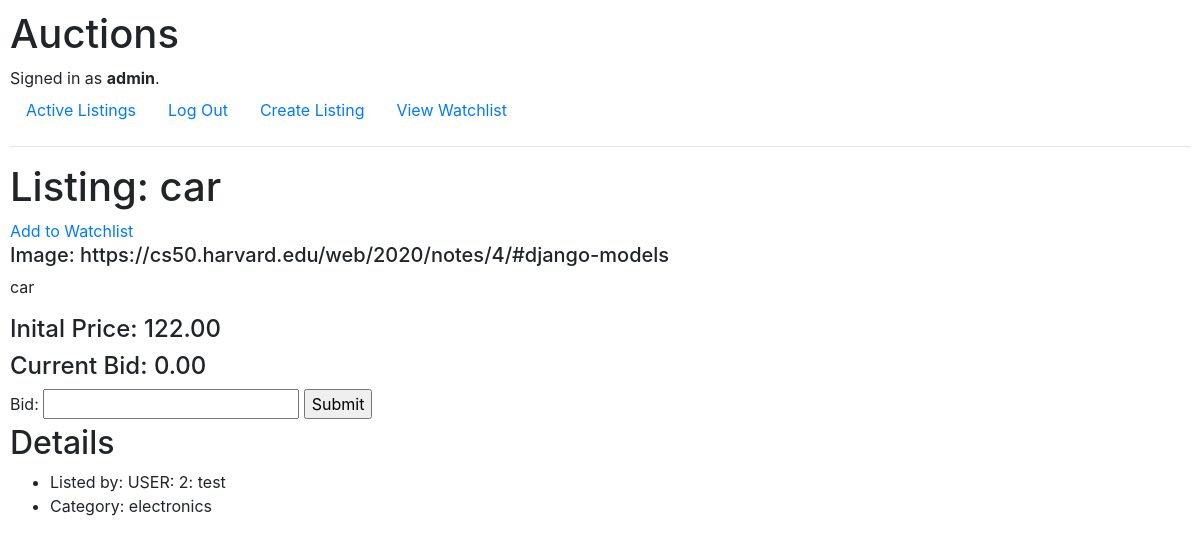
The app's page /open_listing/2/ (signed in) with its own data.
### auctions/models.py (models this page shows, shortened)
class User(AbstractUser):
    def __str__(self):
        return f"USER: {self.id}: {self.username}"

class Listing(models.Model):
    author = models.ForeignKey(User, on_delete=models.CASCADE)
    name = models.CharField(max_length=64)
    desc = models.CharField(max_length=250, default='DESCRIPTION')
    startPrice = models.DecimalField(decimal_places=2, max_digits=6)
    curBid = models.DecimalField(decimal_places=2, max_digits=6)
    active = models.BooleanField(default='TRUE')
    imgURL = models.URLField(blank=True, default='')
    cat = models.CharField(max_length=1, choices=categories, blank=True, default='')

### auctions/views.py (the view)
# urls.py: path("open_listing/<int:listid>/", views.open_listing, name="open_listing"),
def open_listing(request, listid):
    target = None
    if isinstance(listid, Listing):
        target = listid
    else:
        try:
            target = Listing.objects.get(id=listid)
        except Listing.DoesNotExist:
            messages.error(request,'ERROR: Listing not Found.')
            return redirect("open_listing", listid=listid)
    author = request.user
    try:
        watchlist_entry = Watchlist.objects.get(author=author, listing=target)
        watchlisted = True
    except Watchlist.DoesNotExist:
        watchlisted = False
    if target.author == author:
        owner = True
    return render(request, "auctions/open.html", {
        "listID": target.id,
        "name": target.name,
        "imgURL": target.imgURL,
        "startPrice": target.startPrice,
        "curBid": target.curBid,
        "author": target.author,
        "cat": target.get_cat_display,
        "form": OpenBidForm(),
        "watchlisted": watchlisted,
    })

### auctions/views.py
class OpenBidForm(forms.Form):
    bid = forms.DecimalField(label='Bid', decimal_places=2, max_digits=6)

### auctions/templates/auctions/open.html (shortened to what this page needs)
{% extends "auctions/layout.html" %}
{% block body %}
    <h1>Listing: {{name}}</h1>
    {% if watchlisted  %}
        <a href="{% url 'rmWatchlist' listid=listID %}">Remove from Watchlist</a>
    {% else %}
        <a href="{% url 'addWatchlist' listid=listID %}">Add to Watchlist</a>
    {% endif %}
    <h5>Image: {{imgURL}}</h3>
    <p>{{name}}</p>
    <h4>Inital Price: {{startPrice}}</h2>
    <h4>Current Bid: {{curBid}}</h3>
    {% if user.is_authenticated %}
        <form action="{% url 'place_bid' listid=listID %}" method="post">
            {{ form }}
            <input type="submit">
        </form>
    {% endif %}
    <h2>Details</h2>
    <ul>
        <li>Listed by: {{author}}</li>
        <li>Category: {{cat}}</li>
    </ul>
{% endblock %}

### auctions/templates/auctions/layout.html (shortened to what this page needs)
{% load static %}
<!DOCTYPE html>
<html lang="en">
    <head>
        <link rel="stylesheet" href="https://stackpath.bootstrapcdn.com/bootstrap/4.4.1/css/bootstrap.min.css">
        <link href="{% static 'auctions/styles.css' %}" rel="stylesheet">
    </head>
    <body>
        <h1>Auctions</h1>
        <div>
            {% if user.is_authenticated %}
                Signed in as <strong>{{ user.username }}</strong>.
            {% else %}
                Not signed in.
            {% endif %}
        </div>
        <ul class="nav">
            <li class="nav-item">
                <a class="nav-link" href="{% url 'index' %}">Active Listings</a>
            </li>
            {% if user.is_authenticated %}
                <li class="nav-item">
                    <a class="nav-link" href="{% url 'logout' %}">Log Out</a>
                </li>
                <li class="nav-item">
                    <a class="nav-link" href="{% url 'create_listing' %}">Create Listing</a>
                </li>
                <li class="nav-item">
                    <a class="nav-link" href="{% url 'showWatchlist' %}">View Watchlist</a>
                </li>
            {% endif %}
        </ul>
        <hr>
        {% block body %}
        {% endblock %}
    </body>
</html>

### auctions/static/auctions/styles.css (style rules this page uses)
body { padding: 10px; }

### records on screen
User: username "admin"
Listing: name "car", imgURL "https://cs50.harvard.edu/web/2020/notes/4/#django-models", startPrice "122.00", curBid "0.00", cat "electronics"
User: id+username "USER: 2: test"
